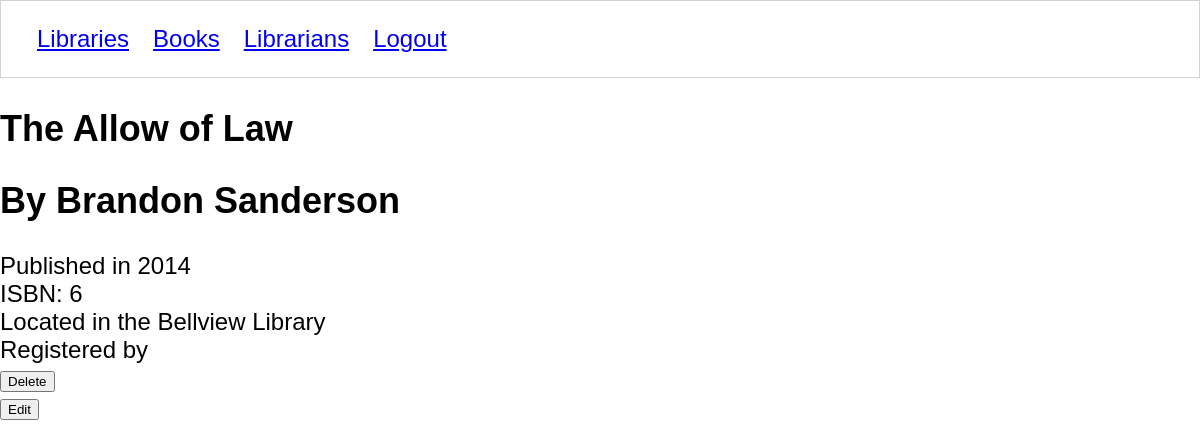
/books/5/ (signed in), run on an earlier commit of the app's database.
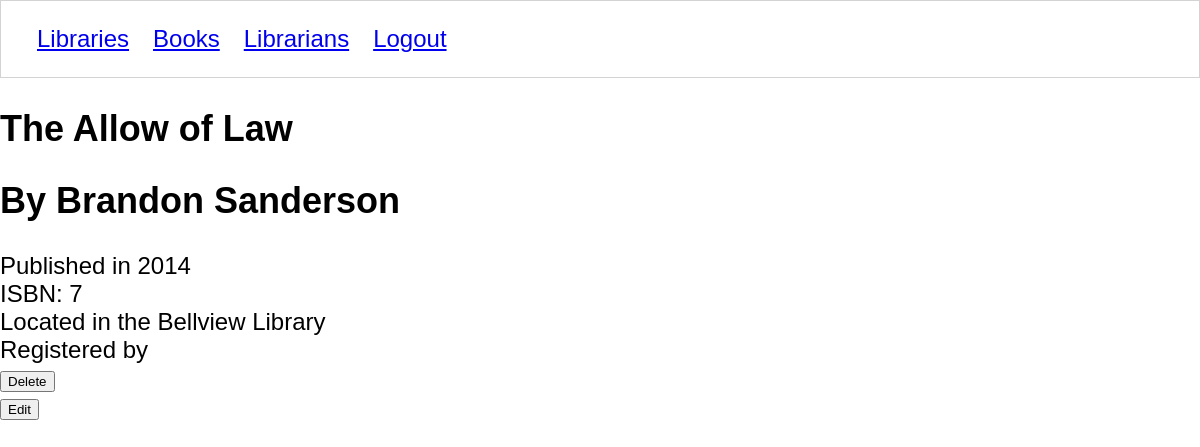
And on a later commit of the database.
### libraryapp/models/book.py (models this page shows, shortened)
class Book (models.Model):
    title = models.CharField(max_length=50)
    ISBN_number = models.CharField(max_length=50)
    author = models.CharField(max_length=50)
    year_published = models.IntegerField()
    location = models.ForeignKey(Library, on_delete=models.CASCADE)
    librarian = models.ForeignKey(Librarian, on_delete=models.CASCADE)

### libraryapp/models/library.py (models this page shows, shortened)
class Library(models.Model):
    title = models.CharField(max_length=50)
    address = models.CharField(max_length=50)

### libraryapp/views/books/details.py (the view, shortened to what this page needs)
# urls.py: path('books/<int:book_id>/', book_details, name='book'),
@login_required
def book_details(request, book_id):
    if request.method == 'GET':
        book = get_book(book_id)
        template = 'books/details.html'
        context = {
            'book': book
        }
        return render(request, template, context)

### libraryapp/views/books/details.py (called while the page is built)
def get_book(book_id):
    with sqlite3.connect(Connection.db_path) as conn:
        conn.row_factory = create_book
        db_cursor = conn.cursor()
        db_cursor.execute("""
        SELECT
            b.id book_id,
            b.title,
            b.ISBN_number,
            b.author,
            b.year_published,
            b.librarian_id,
            b.location_id,
            li.id librarian_id,
            u.first_name,
            u.last_name,
            loc.id library_id,
            loc.title library_name
        FROM libraryapp_book b
        JOIN libraryapp_librarian li ON b.librarian_id = li.id
        JOIN libraryapp_library loc ON b.location_id = loc.id
        JOIN auth_user u ON u.id = li.user_id
        WHERE b.id = ?
        """, (book_id,))
        return db_cursor.fetchone()

### libraryapp/templates/books/details.html (shortened to what this page needs)
{% extends 'shared/base.html' %}
{% block content %}
    <section id="book-details">
    <h1>{{ book.title }}</h1>
    <h2>By {{ book.author }}</h2>
    <div>Published in {{ book.year_published }}</div>
    <div>ISBN: {{ book.ISBN_number }}</div>
    <div>Located in the {{ book.location.title }}</div>
    <div>Registered by {{ book.librarian.first_name }} {{ book.librarian.last_name }}</div>
</section>
    <form action="{% url 'libraryapp:book' book.id %}" method="POST">
      <button>Delete</button>
    </form>
    <form action="{% url 'libraryapp:book_edit_form' book.id %}" method="GET">
        <button>Edit</button>
    </form>
  </body>
{% endblock %}

What changed in the data, as far as the page shows it:
changed Book "The Allow of Law": ISBN_number "6" → "7"
